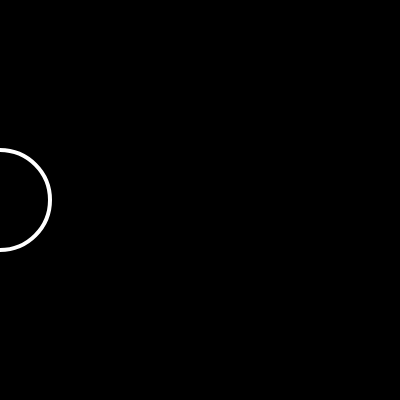
Frame 1 (no input)
Frame 60 (no input): identical to frame 1, image omitted
Frame 120 (the mouse pressed at the canvas centre since frame 60): identical to frame 1, image omitted

The p5.js sketch that drew this single still picture (run headless with seeded random() and noise() and a simulated clock; from frame 60 on, the mouse is pressed at the canvas centre):

// p5.js sketch
// ── sketch.js
var x = 0;
var speed = 0;
function setup() {
  createCanvas(400, 400)
}

function draw() {
  background(0);
  stroke(255)
  strokeWeight(4);
  noFill();
  ellipse(x, 200, 100, 100);
  
  if (x > width){
    println("Off the Screen!")
    speed = -3;
  }
    x = x+speed;
}
